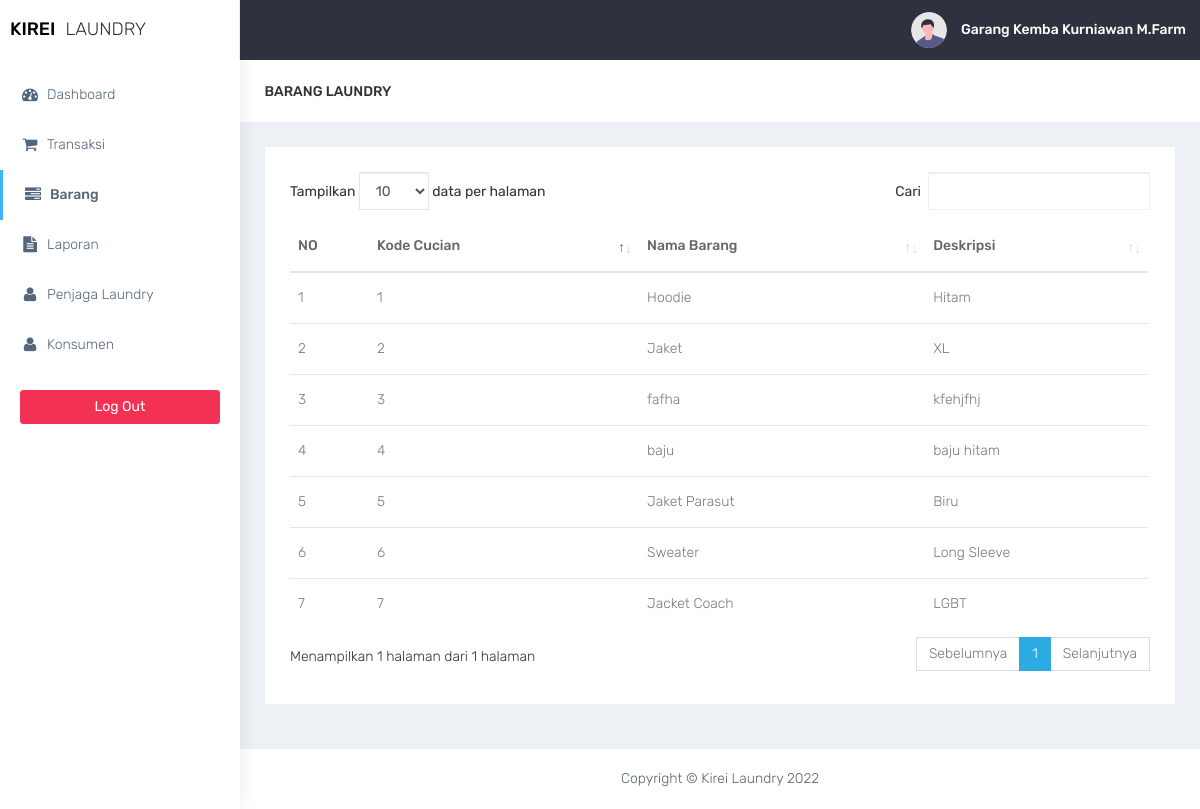
The page /barang/barang.php (signed in) on the database its author committed.
### tables this page shows
CREATE TABLE `barang` (
  `kd_cucian` int(11) NOT NULL,
  `id_konsumen` int(11) DEFAULT NULL,
  `nm_brg` text DEFAULT NULL,
  `deskripsi` text DEFAULT NULL
);

### barang/barang.php (the view, shortened to what this page needs)
<?php
require '../functions.php';
require '../layout/layout_header.php';
?>
<div class="container-fluid">
    <div class="row bg-title">
        <div class="col-lg-3 col-md-4 col-sm-4 col-xs-12">
            <h4 class="page-title">Barang Laundry</h4>
        </div>
    </div>
    <div class="row">
        <div class="col-md-12 col-lg-12 col-sm-12">
            <div class="white-box">
            <form method="post" action="">
                <?php
                            if($conn->connect_errno==0){
                            $sql="SELECT * FROM barang";
                            $res=$conn->query($sql);
                            if($res){
                ?>
                <div class="table-responsive">
                    <table class="table"  id="table">
                        <thead>
                            <tr>
                                <th>NO</th>
                                <th>Kode Cucian</th>
                                <th>Nama Barang</th>
                                <th>Deskripsi</th>
                            </tr>
                        </thead>
                        <tbody>
                              <?php
                                        $data = $res->fetch_all(MYSQLI_ASSOC);
                                        foreach($data as $row){
                            ?>
                            <tr>
                                <td></td>
                                <td><?= $row['kd_cucian']; ?></td>
                                <td><?= $row['nm_brg']; ?></td>
                                <td><?= $row['deskripsi']; ?></td>
                            </tr>
                              <?php
                                    }
                                ?>
                        </tbody>
                    </table>
                    <?php
                    }else
                    echo "Gagal Eksekusi SQL".(DEVELOPMENT?" : ".$conn->error:"")."<br>";
                    }
                    else
                    echo "Gagal koneksi".(DEVELOPMENT?" : ".$conn->connect_error:"")."<br>";
                    ?>
                </div>
            </div>
        </div>
    </div>
</div>
<?php
require '../layout/layout_footer.php';
?>

### assets/css/colors/default.css (style rules this page uses)
body { background: #fff; }

### rows shown on the page
barang: kd_cucian "1", nm_brg "Hoodie", deskripsi "Hitam"
barang: kd_cucian "2", nm_brg "Jaket", deskripsi "XL"
barang: kd_cucian "3", nm_brg "fafha", deskripsi "kfehjfhj"
barang: kd_cucian "4", nm_brg "baju", deskripsi "baju hitam"
barang: kd_cucian "5", nm_brg "Jaket Parasut", deskripsi "Biru"
barang: kd_cucian "6", nm_brg "Sweater", deskripsi "Long Sleeve"
barang: kd_cucian "7", nm_brg "Jacket Coach", deskripsi "LGBT"

### other values the page prints
$_SESSION['nm_pegawai'] "Garang Kemba Kurniawan M.Farm"
